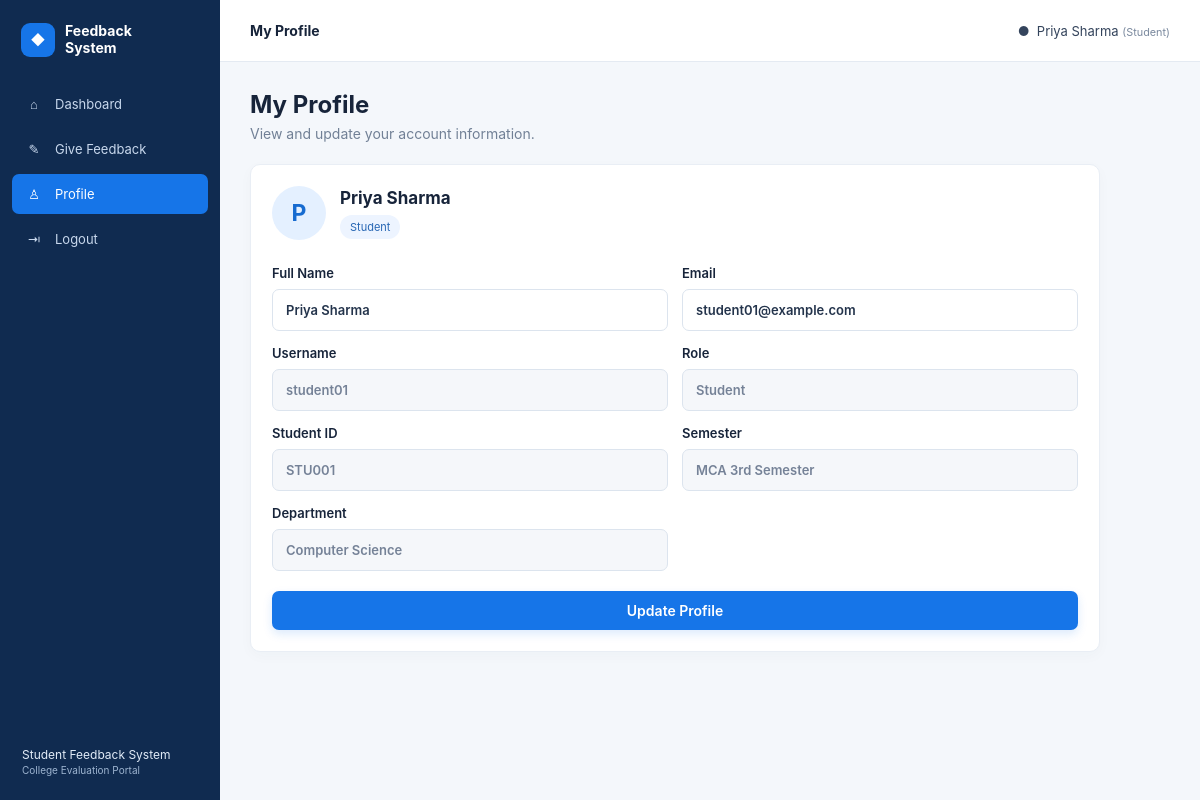
The app's page /profile.php (signed in) with its own data.
### tables this page shows
CREATE TABLE users (
  id INT AUTO_INCREMENT PRIMARY KEY,
  username VARCHAR(50) NOT NULL UNIQUE,
  password VARCHAR(255) NOT NULL,
  role ENUM('admin','student','faculty') NOT NULL,
  name VARCHAR(100) NOT NULL,
  email VARCHAR(120) NOT NULL UNIQUE,
  student_code VARCHAR(30) DEFAULT NULL,
  faculty_code VARCHAR(30) DEFAULT NULL,
  department VARCHAR(100) DEFAULT NULL,
  semester VARCHAR(50) DEFAULT NULL,
  designation VARCHAR(100) DEFAULT NULL,
  status ENUM('active','inactive') NOT NULL DEFAULT 'active',
  created_at TIMESTAMP DEFAULT CURRENT_TIMESTAMP
);

### profile.php (the view, shortened to what this page needs)
<?php
require_once "config.php"; require_login(); $uid=(int)$_SESSION["user_id"]; $stmt=$pdo->prepare("SELECT * FROM users WHERE id=?");$stmt->execute([$uid]);$user=$stmt->fetch();$error="";
app_header("My Profile"); ?>
<div class="welcome"><div><h1>My Profile</h1><p>View and update your account information.</p></div></div><div class="panel profile-panel"><div class="profile-heading"><div class="avatar"><?=e(strtoupper(substr($user["name"],0,1)))?></div><div><h2><?=e($user["name"])?></h2><span class="pill"><?=e(ucfirst($user["role"]))?></span></div></div><?php if($error): ?><div class="alert error"><?=e($error)?></div><?php endif; ?><form method="post" class="profile-form"><div class="two-col"><label>Full Name<input name="name" value="<?=e($user["name"])?>" required></label><label>Email<input type="email" name="email" value="<?=e($user["email"])?>" required></label><label>Username<input value="<?=e($user["username"])?>" disabled></label><label>Role<input value="<?=e(ucfirst($user["role"]))?>" disabled></label><?php if($user["role"]==="student"): ?><label>Student ID<input value="<?=e($user["student_code"])?>" disabled></label><label>Semester<input value="<?=e($user["semester"])?>" disabled></label><?php elseif($user["role"]==="faculty"): ?><label>Faculty ID<input value="<?=e($user["faculty_code"])?>" disabled></label><label>Designation<input value="<?=e($user["designation"])?>" disabled></label><?php endif; ?><label>Department<input value="<?=e($user["department"])?>" disabled></label></div><button class="btn primary" type="submit">Update Profile</button></form></div>

### style.css (style rules this page uses)
* { box-sizing:border-box }
:root { --navy:#102f61;--blue:#1675e8;--text:#17243a;--muted:#718096;--line:#e4eaf2;--bg:#f4f7fb }
body { margin:0;font-family:Inter,"Segoe UI",Arial,sans-serif;color:var(--text);background:var(--bg);font-size:14px }
button,input,select,textarea { font:inherit }
label { display:grid;gap:8px;font-weight:600;font-size:13px }
input,select,textarea { width:100%;padding:12px 13px;border:1px solid #dce4ee;border-radius:7px;background:#fff;color:#24344c;outline:none }
input:disabled { background:#f5f7fa;color:#758297 }
.btn { display:inline-flex;align-items:center;justify-content:center;border:0;border-radius:7px;padding:11px 17px;cursor:pointer;font-weight:600;text-decoration:none;transition:.15s }
.primary { background:#1675e8;color:#fff;box-shadow:0 4px 10px #1675e826 }
.two-col { display:grid;grid-template-columns:1fr 1fr;gap:14px }
.app-body { display:flex;min-height:100vh }
.welcome { display:flex;align-items:center;justify-content:space-between;margin-bottom:22px }
.welcome h1 { font-size:24px;margin:0 0 6px }
.welcome p { margin:0;color:var(--muted) }
.panel { background:#fff;border:1px solid #e9eef5;border-radius:10px;padding:21px;margin-bottom:20px;box-shadow:0 4px 14px #263d5907 }
.panel h2 { font-size:17px;margin:0 0 15px }
.pill { display:inline-block;background:#edf4ff;color:#2867b4;border-radius:20px;padding:5px 10px;font-size:11px }
.profile-panel { max-width:850px }
.profile-heading { display:flex;align-items:center;gap:14px;margin-bottom:25px }
.profile-heading h2 { margin:0 0 7px }
.avatar { width:54px;height:54px;border-radius:50%;display:grid;place-items:center;background:#e4f0ff;color:#176bd0;font-size:23px;font-weight:700 }
.profile-form { display:grid;gap:20px }

### records on screen
users: name "P", name "Priya Sharma", role "Student", email "student01@example.com", username "student01", student_code "STU001", semester "MCA 3rd Semester", department "Computer Science"

### other values on screen
$item[1] "⌂"
$item[0] "Dashboard"
$item[1] "✎"
$item[0] "Give Feedback"
$item[1] "♙"
$item[0] "Profile"
$title "My Profile"
$name "Priya Sharma"
$role "Student"
